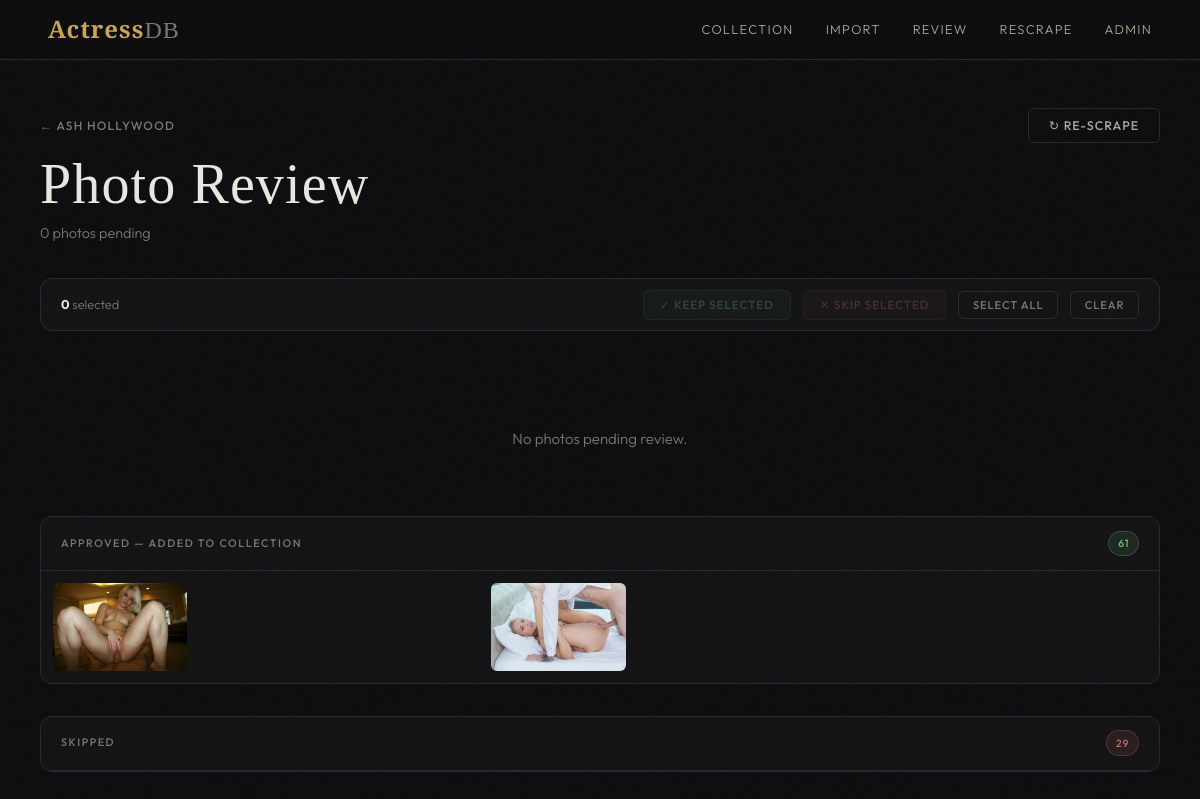
The page /actresses/15/photo-review/ on the database its author committed.
### catalog/models.py (models this page shows, shortened)
class Actress(models.Model):
    name               = models.CharField(max_length=200)
    date_of_birth      = models.DateField(null=True, blank=True)
    years_active_start = models.PositiveSmallIntegerField(null=True, blank=True)
    years_active_end   = models.PositiveSmallIntegerField(null=True, blank=True)
    height_cm          = models.PositiveSmallIntegerField(null=True, blank=True)
    weight_kg          = models.PositiveSmallIntegerField(null=True, blank=True)
    birth_country      = models.CharField(max_length=100)
    nationality        = models.CharField(max_length=100, blank=True)
    official_website   = models.URLField(blank=True)
    notes              = models.TextField(blank=True)
    rating = models.PositiveSmallIntegerField(null=True, blank=True)
    onlyfans_url  = models.URLField(blank=True)
    twitter_url   = models.URLField(blank=True)
    instagram_url = models.URLField(blank=True)
    class Meta:
        ordering = ['name']

class StagedPhoto(models.Model):
    class Status(models.TextChoices):
        PENDING  = 'pending',  'Pending'
        APPROVED = 'approved', 'Approved'
        REJECTED = 'rejected', 'Rejected'
    actress         = models.ForeignKey(Actress, on_delete=models.CASCADE, related_name="staged_photos")
    local_file      = models.ImageField(upload_to="staged_photos/", null=True, blank=True)
    source_url_460  = models.URLField(max_length=500)
    source_url_1280 = models.URLField(max_length=500, blank=True)
    gallery_title   = models.CharField(max_length=300, blank=True)
    gallery_url     = models.URLField(max_length=500, blank=True)
    status          = models.CharField(max_length=10, choices=Status.choices, default=Status.PENDING)
    scraped_at      = models.DateTimeField(default=timezone.now)
    image_hash      = models.CharField(max_length=32, blank=True, db_index=True)
    is_duplicate    = models.BooleanField(default=False)
    class Meta:
        ordering = ['gallery_url', 'id']

### catalog/views.py (the view, shortened to what this page needs)
# urls.py: path('actresses/<int:actress_id>/photo-review/',       views.photo_review,              name='photo_review'),
def photo_review(request, actress_id):
    actress  = get_object_or_404(Actress, id=actress_id)
    pending  = actress.staged_photos.filter(status=StagedPhoto.Status.PENDING)
    approved = actress.staged_photos.filter(status=StagedPhoto.Status.APPROVED)
    rejected = actress.staged_photos.filter(status=StagedPhoto.Status.REJECTED)
    galleries = {}
    return render(request, "catalog/photo_review.html", {
        "actress":       actress,
        "galleries":     galleries.values(),
        "approved":      approved,
        "rejected":      rejected,
        "total_pending": pending.count(),
    })

### catalog/templates/catalog/photo_review.html (shortened to what this page needs)
{% extends 'catalog/index.html' %}
{% block content %}
<div class="review-header">
  <div>
    <a href="{% url 'actress_detail' actress.id %}"
       style="display:inline-flex;align-items:center;gap:.4rem;font-size:.75rem;font-weight:500;
              letter-spacing:.1em;text-transform:uppercase;color:var(--text-dim);margin-bottom:1rem;
              transition:color var(--transition);"
       onmouseover="this.style.color='var(--gold)'" onmouseout="this.style.color='var(--text-dim)'">
      ← {{ actress.name }}
    </a>
    <h1>Photo Review</h1>
    <p style="margin-top:.4rem;color:var(--text-dim);font-size:.9rem;">
      {{ total_pending }} photo{{ total_pending|pluralize }} pending
    </p>
  </div>
  <form method="post" action="{% url 'scrape_photos_for_actress' actress.id %}">
    <button type="submit" class="btn btn-ghost"
            onclick="return confirm('Replace all pending photos with a fresh scrape?')">
      ↻ Re-scrape
    </button>
  </form>
</div>
<div class="bulk-bar" id="bulkBar">
  <span class="bulk-count"><strong id="selCount">0</strong> selected</span>
  <button class="btn-bulk btn-bulk-keep" id="btnBulkKeep" disabled onclick="bulkAction('keep')">
    ✓ Keep selected
  </button>
  <button class="btn-bulk btn-bulk-skip" id="btnBulkSkip" disabled onclick="bulkAction('skip')">
    ✕ Skip selected
  </button>
  <button class="btn-sm-ghost" onclick="selectAll(true)">Select all</button>
  <button class="btn-sm-ghost" onclick="selectAll(false)">Clear</button>
</div>
{% if galleries %}
  {% for gallery in galleries %}
  <div class="gallery-section">
    <div class="gallery-header">
      <span class="gallery-title-text">{{ gallery.title }}</span>
      {% if gallery.url %}
        <a href="{{ gallery.url }}" target="_blank" rel="noopener" class="gallery-link">View ↗</a>
      {% endif %}
      <label class="gallery-select-label">
        <input type="checkbox" onchange="toggleGallery(this, '{{ gallery.url|escapejs }}')">
        Select gallery
      </label>
      <button class="btn-skip" style="padding:.3rem .75rem;font-size:.68rem;border-radius:var(--radius);flex-shrink:0;"
              onclick="skipGallery('{{ gallery.url|escapejs }}')">✕ Skip all</button>
      <button class="btn-sm-ghost" style="flex-shrink:0;color:var(--gold);border-color:var(--gold-dim);"
              onclick="getFullAlbum('{{ gallery.url|escapejs }}', '{{ gallery.title|escapejs }}', this)">
        ↓ Full album
      </button>
    </div>
    <div class="staged-photo-grid">
      {% for photo in gallery.photos %}
      <div class="staged-photo-item"
           id="sp-{{ photo.id }}"
           data-id="{{ photo.id }}"
           data-gallery="{{ gallery.url }}"
           data-approve-url="{% url 'approve_photo' photo.id %}"
           data-reject-url="{% url 'reject_photo' photo.id %}">
        <div class="cb-wrap">
          <input type="checkbox" data-id="{{ photo.id }}"
                 onchange="onCheck(this)" onclick="event.stopPropagation()">
        </div>
        {% if photo.local_file %}
        <img class="staged-photo-img"
             src="{{ photo.local_file.url }}"
             alt="{{ gallery.title }}"
             onclick="lbOpen({{ forloop.counter0 }}, '{{ gallery.url|escapejs }}')"
             loading="lazy">
        {% else %}
        <div style="width:200px;height:200px;display:flex;align-items:center;justify-content:center;color:var(--border);">?</div>
        {% endif %}
        {% if photo.is_duplicate %}
        <div style="position:absolute;top:.45rem;right:.45rem;z-index:3;
                    background:rgba(196,107,107,.85);color:#fff;
                    font-size:.58rem;font-weight:600;letter-spacing:.08em;text-transform:uppercase;
                    padding:.18rem .5rem;border-radius:999px;pointer-events:none;">
          Already in collection
        </div>
        {% endif %}
        <div class="photo-actions">
          <button class="btn-keep" onclick="doSingle('keep', {{ photo.id }})">✓ Keep</button>
          <button class="btn-skip" onclick="doSingle('skip', {{ photo.id }})">✕ Skip</button>
        </div>
      </div>
      {% endfor %}
    </div>
  </div>
  {% endfor %}
{% else %}
  <div class="empty-block"><p>No photos pending review.</p></div>
{% endif %}
{% if approved %}
<div class="summary-section">
  <div class="summary-header">
    <span class="summary-label">Approved — added to collection</span>
    <span class="badge badge-ok">{{ approved|length }}</span>
  </div>
  <div class="summary-strip">
    {% for photo in approved %}{% if photo.local_file %}
    <div class="summary-thumb"><img src="{{ photo.local_file.url }}" alt=""></div>
    {% endif %}{% endfor %}
  </div>
</div>
{% endif %}
{% if rejected %}
<div class="summary-section">
  <div class="summary-header">
    <span class="summary-label">Skipped</span>
    <span class="badge badge-no">{{ rejected|length }}</span>
  </div>
</div>
{% endif %}
{% endblock %}

### rows shown on the page
Actress: name "ASH HOLLYWOOD"
StagedPhoto: local_file (picture)
StagedPhoto: local_file (picture)

### other values the page prints
{{ total_pending }} "0"
{{ approved|length }} "61"
{{ rejected|length }} "29"
